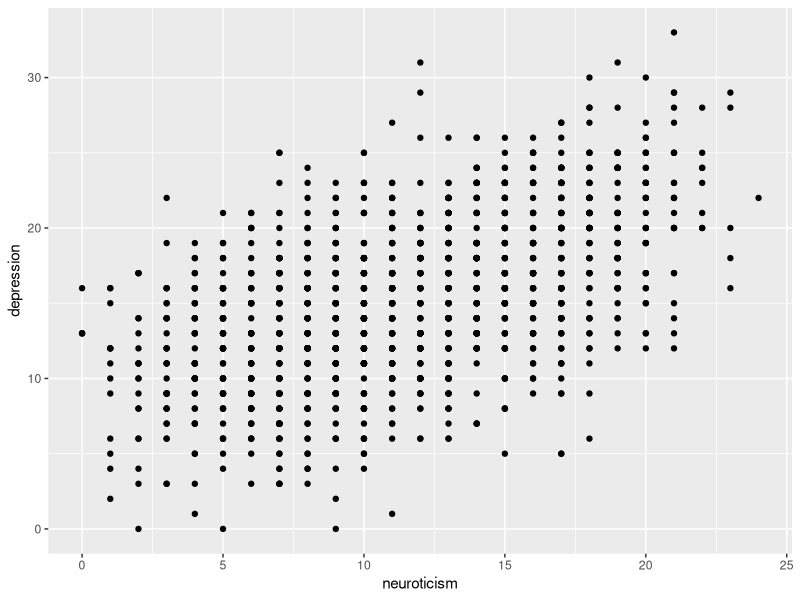
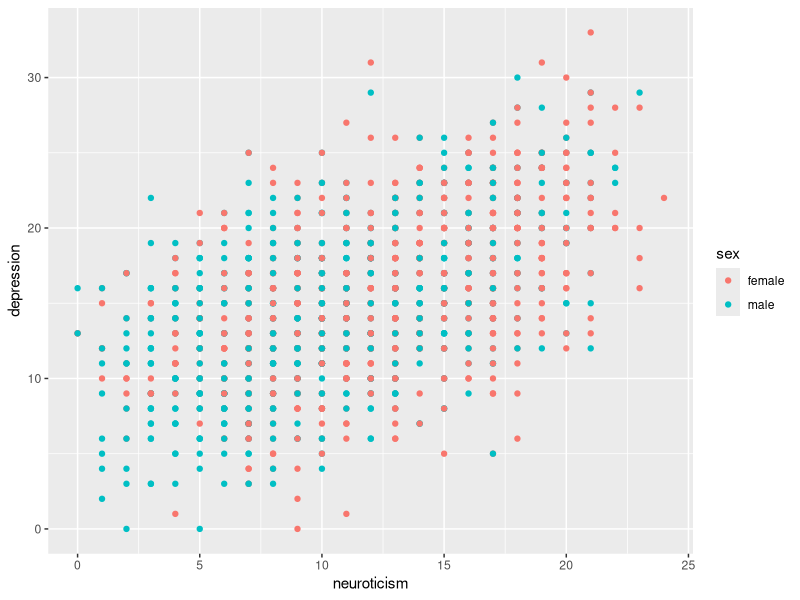
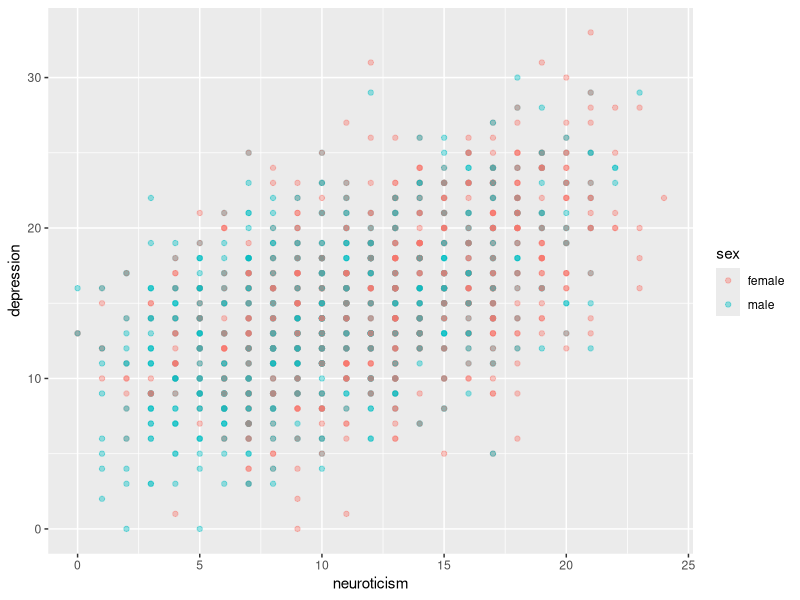
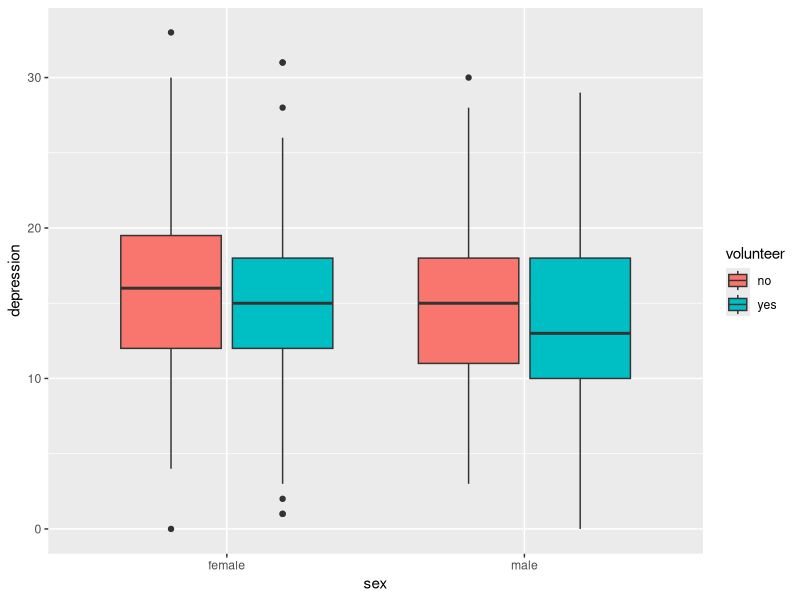
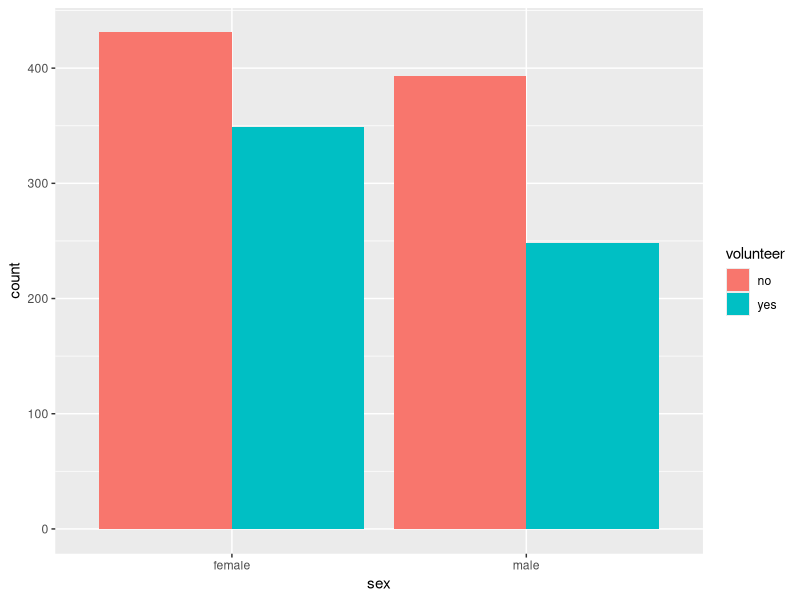
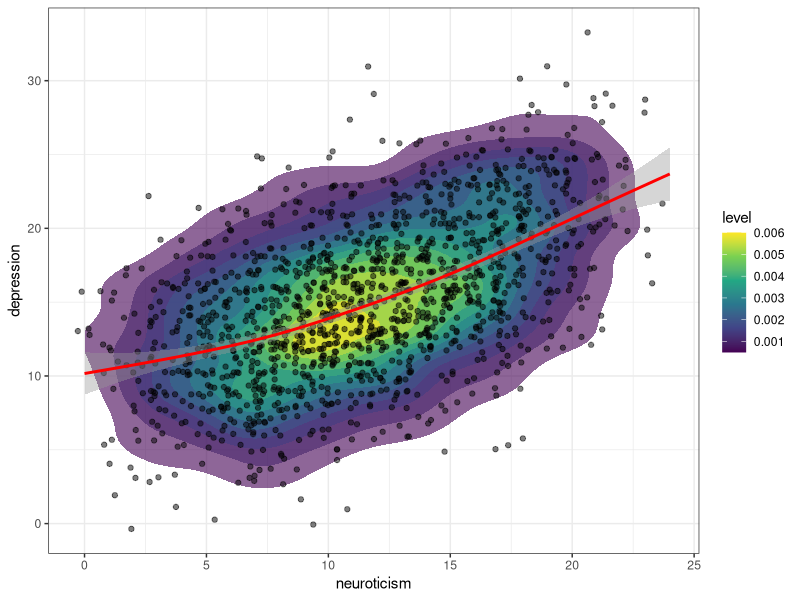

Generate these figures, in order, with R:
## ---- chunk 1
library(ggplot2)

cow = carData::Cowles
# Recreating the depression variable from before
set.seed(1)
cow$depression = round(
  19 + 
  0.5 * cow$neuroticism +
  -0.8 * cow$extraversion +
  0.5 * (cow$sex == "female") +
  rnorm(nrow(cow), sd = 3)
)
## ---- chunk 2
ggplot(cow, aes(x = neuroticism, y = depression)) +
    geom_point()
## ---- chunk 3
ggplot(cow, 
       aes(x = neuroticism, y = depression, colour = sex)) +
    geom_point()
## ---- chunk 4
ggplot(cow, 
       aes(x = neuroticism, y = depression, colour = sex)) +
    geom_point(alpha = 0.4)
## ---- chunk 5
ggplot(cow, aes(x = sex, y = depression, fill = volunteer)) +
    geom_boxplot()
## ---- chunk 6
ggplot(cow, aes(x = sex, fill = volunteer)) +
    geom_bar(position = "dodge")
## ---- chunk 7
ggplot(cow, aes(x = neuroticism, y = depression)) +
    stat_density_2d(aes(fill = stat(level)),
                    geom = "polygon",
                    alpha = 0.6) +
    geom_jitter(alpha = 0.5) +
    geom_smooth(colour = "red") +
    scale_fill_viridis_c() +
    theme_bw()
